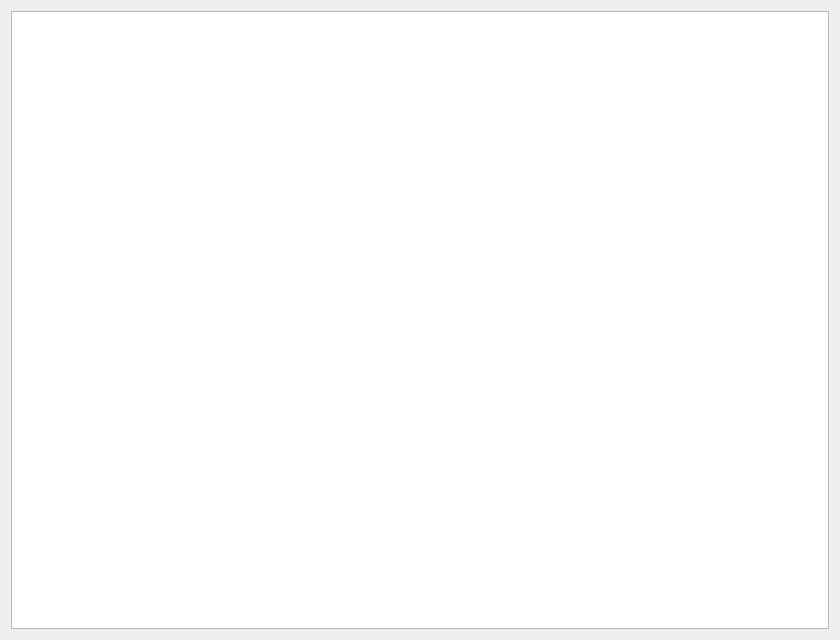
<?xml version="1.0" encoding="UTF-8"?>
<ui version="4.0">
 <class>Widget</class>
 <widget class="QWidget" name="Widget">
  <property name="geometry">
   <rect>
    <x>0</x>
    <y>0</y>
    <width>840</width>
    <height>640</height>
   </rect>
  </property>
  <property name="windowTitle">
   <string>Widget</string>
  </property>
  <layout class="QVBoxLayout" name="verticalLayout">
   <item>
    <widget class="QGraphicsView" name="spaceInvaderView">
     <property name="enabled">
      <bool>true</bool>
     </property>
    </widget>
   </item>
  </layout>
 </widget>
 <resources/>
 <connections/>
</ui>
